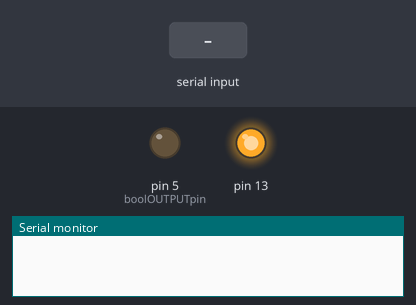
Recording of a sketch running on a simulated Arduino Uno, built with avr-gcc and run on an emulated ATmega328P. Parts: output pins drawn as LEDs (lit = HIGH), the last lines printed to the serial monitor. Inputs (shaded band) come from the test bench.

Above: at 3.2 s.
3.3 s: "rst:1\n" received over the second serial link
At 6.1 s:
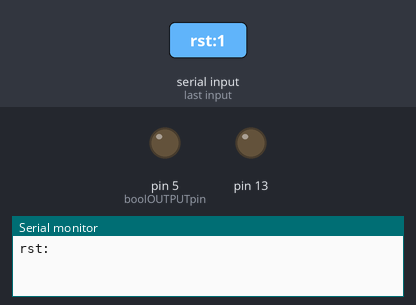
6.3 s: "rst:150\n" received over the second serial link
At 6.8 s:
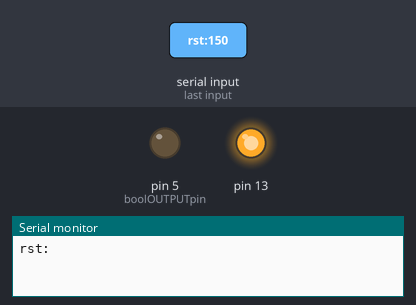
9.3 s: ":\n" received over the second serial link
At 12.1 s:
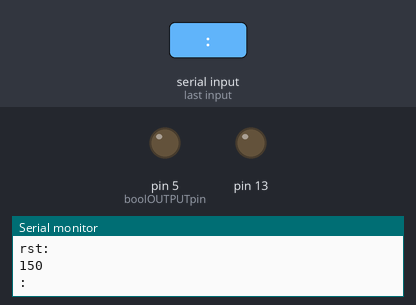
12.3 s: "90:45\n" received over the second serial link
At 12.8 s:
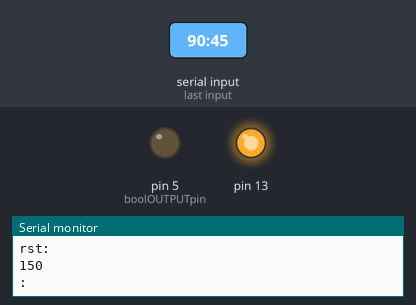
15.3 s: "30:150\n" received over the second serial link
At 18.7 s:
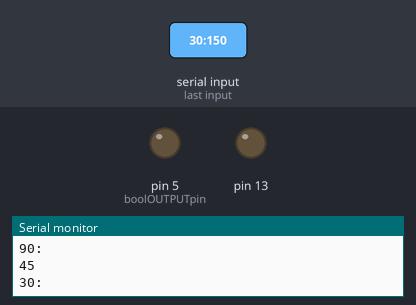
Timing chart, 0 to 19.3 s (numbered marks = the images above; inputs shaded):
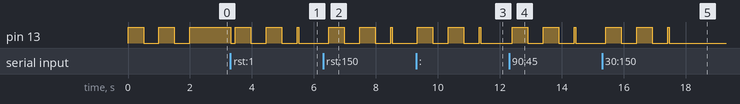

The sketch:

arduino_code_BIY_DESTINY.ino
```cpp
// (licence header left out)
#include <Wire.h>
#include "Adafruit_MPR121.h"
#include <SoftwareSerial.h>
//#include <Smoothed.h>

SoftwareSerial PISerial(2, 3); // RX, TX

#ifndef _BV
#define _BV(bit) (1 << (bit))
#endif

// You can have up to 4 on one i2c bus but one is enough for testing!
Adafruit_MPR121 cap = Adafruit_MPR121();

// Keeps track of the last pins touched
// so we know when buttons are 'released'
uint16_t lasttouched = 0;
uint16_t currtouched = 0;

// --- for name/words as strings from other sesonrs
String inputString = "";
bool stringComplete = false;
// --- for receiving data from PI over software serial
String PImsg = "";
bool msgComplete = false;

//#define ANALOG_IN_PIN A0
//Smoothed <float> input_num;
//int theLuckyVoltage = 0;
//int prevInputVoltage = 0;

//#define numOUTPUTpin A1
#define boolINPUTpin 4
#define boolOUTPUTpin 5
int inputAnalogVal = 0;

boolean enableReading = true;


void(* resetFunc) (void) = 0; //declare reset function @ address 0

void setup() {
  enableReading = true;

  Serial.begin(9600);
  PISerial.begin(57600);

  pinMode(13, OUTPUT);

  digitalWrite(13, HIGH);
  delay(500);
  digitalWrite(13, LOW);
  delay(500);
  digitalWrite(13, HIGH);
  delay(500);
  digitalWrite(13, LOW);
  delay(500);


  pinMode(boolOUTPUTpin, OUTPUT);
  pinMode(boolINPUTpin, INPUT);

  // reserve 200 bytes for the inputString:
  inputString.reserve(200);

  // This block code needs to be here to keep blocing until the i2c touch sensor is found.
  // Or else the program sometimes proceeds without initializing the touch sensor
  // and we cannot read the data
  if (!cap.begin(0x5A)) {
    while (1);
  }

  // analog input smoothing
  //  input_num.begin(SMOOTHED_AVERAGE, 20);
  //  input_num.clear();
}


void loop() {
  // -------- ECHO out bool - READ and WRITE bool - I don't need it to pass
  //  digitalWrite(boolOUTPUTpin, digitalRead(boolINPUTpin));

  // -------- READ analog value from other modules via analog pin
  //   send to pi for figuring out destiny
  //  float currentPotValue = analogRead(ANALOG_IN_PIN);
  //  input_num.add(currentPotValue);
  //  theLuckyVoltage = int(input_num.get());
  //  Serial.println(theLuckyVoltage);
  //  -----------------------------------------------------------

  // -------- READ Touch and Send process start flag by softwareserial to PI
  currtouched = cap.touched();
  if ((currtouched & _BV(1)) && !(lasttouched & _BV(1)) && enableReading) {
    PISerial.println("start");
    enableReading = false;
  }
  if ((currtouched & _BV(1)) && !(lasttouched & _BV(1)) && !enableReading) {
    PISerial.println("stop");
    enableReading = false;
  }
  lasttouched = currtouched;

  // -------- READ String from other SENSORS via default serial (look at the serial event)
  //  pass the constructed string to PI via softwareSerial when a newline arrives
  if (stringComplete && enableReading) {
    PISerial.println(inputString);
    inputString = "";
    stringComplete = false;
    enableReading = false;
  }
  if (stringComplete && !enableReading) {
    PISerial.println("stop");
    inputString = "";
    stringComplete = false;
    enableReading = false;
  }

  // -------- READ String from PI via softserial
  if (PISerial.available() && !msgComplete) {
    enableReading = false;
    char ic = (char)PISerial.read();
    PImsg += ic;
    if (ic == ':') {
      msgComplete = true;
    }
  }
  if (msgComplete) {
    // Serial.println(PImsg);
    //------------
    if (PImsg.length() > 0) {
      parserAllocaterAndTaskSchedular(PImsg);
    }

    PImsg = "";
    msgComplete = false;
    enableReading = true;
  }

  if (enableReading) {
    digitalWrite(13, HIGH);
  } else {
    digitalWrite(13, LOW);
  }

  delay(50);
}


void serialEvent() {
  while (Serial.available()) {
    char inChar = (char)Serial.read();
    inputString += inChar;
    if (inChar == '\n') {
      stringComplete = true;
    }
  }
}


void parserAllocaterAndTaskSchedular(String _data) {
  int idxOfFirstComma = idxOfFirstComma = _data.indexOf(',');
  String _string = _data.substring(0, idxOfFirstComma);
  int _num = _num = _data.substring(idxOfFirstComma + 1, _data.length() - 1).toInt();

  if (_string.equals("no_data") == false && _string.equals("rst") == false) {
    //  if ( _string.equals("rst") == false) {
    // means it's name. then only send it to printer arduino via default serial
    // show data was received
    digitalWrite(13, HIGH);
    delay(500);
    digitalWrite(13, LOW);
    delay(500);
    digitalWrite(13, HIGH);
    delay(500);
    digitalWrite(13, LOW);
    delay(500);


    Serial.println(_string);
    // delay(2000);

    // Serial.println(_num);
    // send the _num to pwm output
  }

  if ((_string.equals("rst") == true) ) {
    resetFunc();
  }
}
```

Measured:
- after the input at 3.3 s, pin 13: HIGH → LOW at once, then repeats every 1.0 s: HIGH 0.50 s, LOW 0.50 s
- after the input at 6.3 s, pin 13: goes HIGH 0.50 s, LOW 0.50 s, HIGH 0.50 s, LOW 0.50 s, HIGH 0.05 s, then LOW, starting after 0.18 s
- after the input at 9.3 s, pin 13: goes HIGH 0.50 s, LOW 0.50 s, HIGH 0.50 s, LOW 0.50 s, HIGH 0.05 s, then LOW, starting at once
- after the input at 12.3 s, pin 13: goes HIGH 0.50 s, LOW 0.50 s, HIGH 0.50 s, LOW 0.50 s, HIGH 0.05 s, then LOW, starting after 0.10 s
- after the input at 15.3 s, pin 13: goes HIGH 0.50 s, LOW 0.50 s, HIGH 0.50 s, LOW 0.50 s, HIGH 0.05 s, then LOW, starting after 0.11 s
- by itself, pin 13: alternates HIGH for 0.50 s and LOW for 0.50 s, 4 changes in all, then stays HIGH
